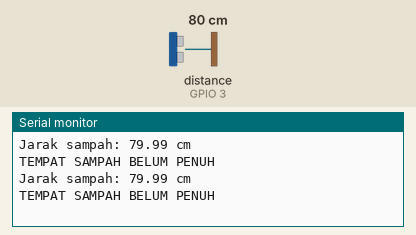
The sketch below on a simulated ESP32. Parts: the last lines printed to the serial monitor. Wiring (inferred from the names in the program): ultrasonic range finder: trigger GPIO 2; echo GPIO 3. Inputs (shaded band) come from the test bench; at power-on: distance to the obstacle (sensor on GPIO 3) 80 cm. The echo pulse lasts 58.3 µs per cm.

Above: at 1.8 s.
1.9 s: distance to the obstacle (sensor on GPIO 3) set to 6 cm
At 2.8 s:
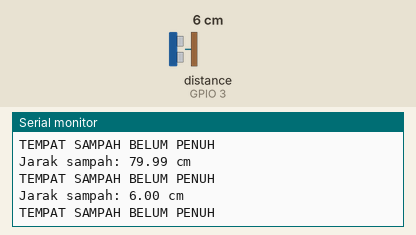
3.4 s: distance to the obstacle (sensor on GPIO 3) set to 3 cm
At 4.8 s:
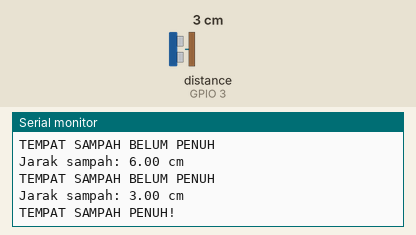
Timing chart, 0 to 6.4 s (numbered marks = the images above; inputs shaded):
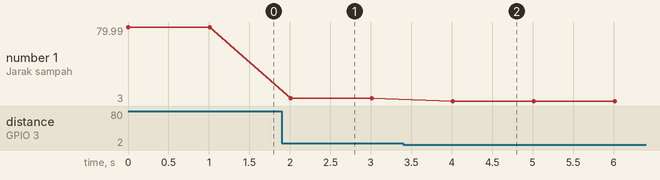

The sketch:

sketch_oct1a.ino
```cpp
const int trigPin = 2;
const int echoPin = 3;

long durasi;
float jarak;

void setup() {
  Serial.begin(9600);
  pinMode(trigPin, OUTPUT);
  pinMode(echoPin, INPUT);
}

void loop() {
  digitalWrite(trigPin, LOW);
  delayMicroseconds(2);

  digitalWrite(trigPin, HIGH);
  delayMicroseconds(10);
  digitalWrite(trigPin, LOW);

  durasi = pulseIn(echoPin, HIGH, 30000);

  if (durasi == 0) {
    Serial.println("Sensor tidak membaca jarak");
  } else {
    jarak = durasi * 0.0343 / 2;

    Serial.print("Jarak sampah: ");
    Serial.print(jarak);
    Serial.println(" cm");

    if (jarak <= 5) {
      Serial.println("TEMPAT SAMPAH PENUH!");
    } else {
      Serial.println("TEMPAT SAMPAH BELUM PENUH");
    }
  }

  delay(1000);
}
```

Measured:
- the behaviour switches between 5 and 4 cm on distance to the obstacle (sensor on GPIO 3) (found by bisection; images 1 and 2)
- after the input at 1.9 s, the serial monitor: prints a new line after 0.11 s (image 1)
- after the input at 3.4 s, the serial monitor: prints a new line after 0.61 s (image 2)
- plotted number 1: 79.99 → 6 after the input at 1.9 s, 6 → 3 after the input at 3.4 s
